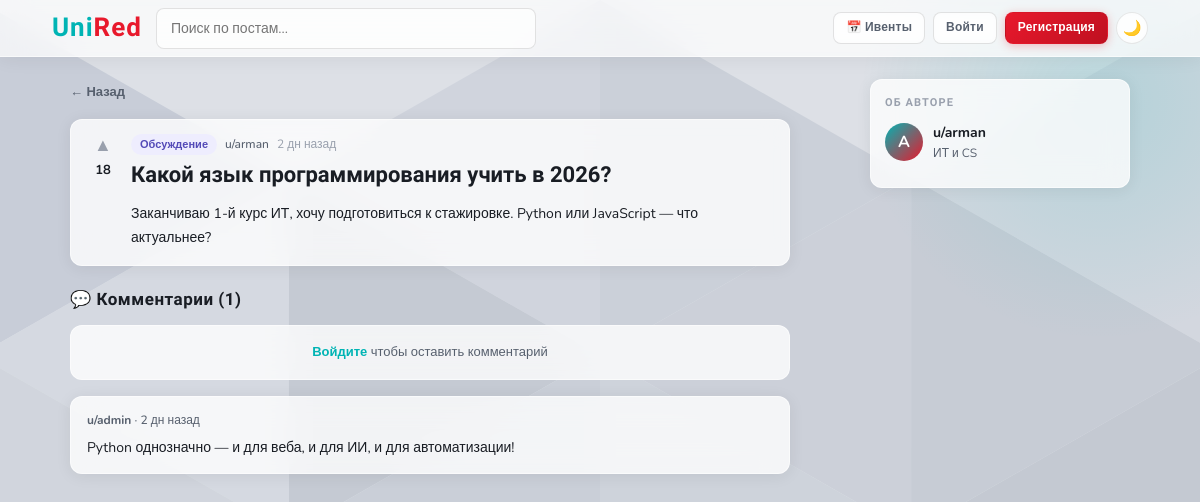
Screenshot of /post/2 with the database file from the repository.
### tables this page shows
CREATE TABLE posts (
            id INTEGER PRIMARY KEY AUTOINCREMENT,
            user_id INTEGER NOT NULL,
            title TEXT NOT NULL,
            body TEXT NOT NULL,
            tag TEXT DEFAULT 'discuss',
            votes INTEGER DEFAULT 0,
            pinned INTEGER DEFAULT 0,
            created_at TEXT DEFAULT (datetime('now')),
            FOREIGN KEY (user_id) REFERENCES users(id)
        );

CREATE TABLE users (
            id INTEGER PRIMARY KEY AUTOINCREMENT,
            username TEXT UNIQUE NOT NULL,
            email TEXT UNIQUE NOT NULL,
            password TEXT NOT NULL,
            faculty TEXT DEFAULT '',
            role TEXT DEFAULT 'student',
            created_at TEXT DEFAULT (datetime('now'))
        , bio TEXT DEFAULT '');

CREATE TABLE comments (
            id INTEGER PRIMARY KEY AUTOINCREMENT,
            post_id INTEGER NOT NULL,
            user_id INTEGER NOT NULL,
            body TEXT NOT NULL,
            created_at TEXT DEFAULT (datetime('now')),
            FOREIGN KEY (post_id) REFERENCES posts(id),
            FOREIGN KEY (user_id) REFERENCES users(id)
        );

### app.py (the view)
@app.route('/post/<int:post_id>')
def post_detail(post_id):
    conn = get_db()
    post = conn.execute('SELECT p.*, u.username, u.faculty FROM posts p JOIN users u ON p.user_id=u.id WHERE p.id=?', (post_id,)).fetchone()
    if not post: conn.close(); return redirect(url_for('index'))
    comments = conn.execute('SELECT c.*, u.username FROM comments c JOIN users u ON c.user_id=u.id WHERE c.post_id=? ORDER BY c.created_at ASC', (post_id,)).fetchall()
    attachments = conn.execute('SELECT * FROM attachments WHERE post_id=?', (post_id,)).fetchall()
    conn.close()
    user = current_user()
    return render_template('post.html', post=post, comments=comments, attachments=attachments, user=user)

### app.py (called while the page is built)
def get_db():
    conn = sqlite3.connect(DB)
    conn.row_factory = sqlite3.Row
    return conn

def current_user():
    if 'user_id' in session:
        conn = get_db()
        user = conn.execute('SELECT * FROM users WHERE id=?', (session['user_id'],)).fetchone()
        conn.close()
        return user
    return None

def time_ago(dt_str):
    try:
        dt = datetime.strptime(dt_str, '%Y-%m-%d %H:%M:%S')
        diff = datetime.now() - dt
        if diff.seconds < 60: return 'только что'
        if diff.seconds < 3600: return f'{diff.seconds//60} мин назад'
        if diff.days == 0: return f'{diff.seconds//3600} ч назад'
        if diff.days == 1: return 'вчера'
        return f'{diff.days} дн назад'
    except:
        return dt_str

### templates/post.html (shortened to what this page needs)
{% extends "base.html" %}
{% block content %}
<div style="max-width:1100px;margin:0 auto;padding:22px 20px;display:grid;grid-template-columns:1fr 260px;gap:20px;align-items:start">
<div class="detail-wrap">
  <a href="/" style="font-size:13px;color:var(--muted);display:inline-flex;align-items:center;gap:4px;margin-bottom:16px;font-weight:600">← Назад</a>
  <div class="post-card" style="margin-bottom:20px">
    <div class="vote-col">
      <button class="vote-btn" data-id="{{ post.id }}" onclick="vote({{ post.id }}, this)">▲</button>
      <span class="vote-count" id="votes-{{ post.id }}">{{ post.votes }}</span>
    </div>
    <div class="post-body-wrap">
      <div class="post-meta">
        <span class="tag-badge tag-{{ post.tag }}">
          {% if post.tag=='news' %}Новости{% elif post.tag=='event' %}Ивент{% elif post.tag=='discuss' %}Обсуждение{% elif post.tag=='help' %}Вопрос{% elif post.tag=='admin' %}Объявление{% else %}{{ post.tag }}{% endif %}
        </span>
        <span class="post-author">u/{{ post.username }}</span>
        <span class="post-time">{{ time_ago(post.created_at) }}</span>
      </div>
      <div style="font-family:'Rajdhani',sans-serif;font-size:22px;font-weight:700;margin-bottom:12px;line-height:1.3">{{ post.title }}</div>
      <div style="font-size:14px;line-height:1.75;color:var(--text);white-space:pre-line">{{ post.body }}</div>
    </div>
  </div>
  <div class="comments-title">💬 Комментарии ({{ comments|length }})</div>
  {% if user %}
  <div class="comment-form">
    <form method="post" action="/comment/{{ post.id }}">
      <textarea name="body" placeholder="Напишите комментарий..." required></textarea>
      <div style="display:flex;justify-content:flex-end">
        <button type="submit" class="btn btn-teal btn-sm">Отправить</button>
      </div>
    </form>
  </div>
  {% else %}
  <div style="background:var(--surface);backdrop-filter:var(--glass);border:1px solid var(--border);border-radius:var(--radius);padding:16px;margin-bottom:16px;text-align:center;font-size:13px;color:var(--muted)">
    <a href="/login" style="color:var(--teal);font-weight:700">Войдите</a> чтобы оставить комментарий
  </div>
  {% endif %}
  {% for c in comments %}
  <div class="comment-box">
    <div class="comment-meta"><strong>u/{{ c.username }}</strong> · {{ time_ago(c.created_at) }}</div>
    <div class="comment-body">{{ c.body }}</div>
  </div>
  {% else %}
  <div class="empty" style="padding:30px 0">
    <p style="color:var(--hint)">Комментариев пока нет. Будьте первым!</p>
  </div>
  {% endfor %}
</div>
<div>
  <div class="sidebar-card">
    <div class="sidebar-card-title">Об авторе</div>
    <div style="display:flex;align-items:center;gap:10px;margin-bottom:10px">
      <div class="avatar" style="width:38px;height:38px;font-size:16px">{{ post.username[0].upper() }}</div>
      <div>
        <div style="font-weight:700;font-size:14px">u/{{ post.username }}</div>
        {% if post.faculty %}<div style="font-size:12px;color:var(--muted)">{{ post.faculty }}</div>{% endif %}
      </div>
    </div>
  </div>
</div>
</div>
{% endblock %}

### templates/base.html (style rules this page uses)
:root { --bg: #dde0e6; --surface: rgba(255,255,255,0.78); --surface-solid: #ffffff; --border: rgba(255,255,255,0.55); --border-dark: rgba(0,0,0,0.08); --text: #191d24; --muted: #57606e; --hint: #99a0ad; --accent: #e8192c; --accent-light: #ffeaec; --teal: #00b4b4; --teal-dark: #009090; --teal-light: #e0f7f7; --blue: #185fa5; --blue-light: #e6f1fb; --green: #1d9e75; --green-light: #e1f5ee; --purple: #534ab7; --purple-light: #eeedfe; --amber: #ba7517; --amber-light: #faeeda; --radius: 12px; --radius-sm: 8px; --glass: blur(14px); --shadow: 0 2px 16px rgba(0,0,0,0.07); --shadow-md: 0 4px 24px rgba(0,0,0,0.1); }
* { box-sizing: border-box; margin: 0; padding: 0; }
body { font-family: 'Nunito', sans-serif; color: var(--text); line-height: 1.6; font-size: 15px; min-height: 100vh; background: var(--bg); position: relative; }
body::before { content: ''; position: fixed; inset: 0; z-index: -2; }
body::after { content: ''; position: fixed; top: -150px; right: -150px; z-index: -1; width: 500px; height: 500px; border-radius: 50%; background: radial-gradient(circle, rgba(0,180,180,0.15) 0%, transparent 68%); pointer-events: none; }
a { color: inherit; text-decoration: none; }
.avatar { width: 28px; height: 28px; border-radius: 50%; background: linear-gradient(135deg, var(--teal), var(--accent)); color: #fff; display: flex; align-items: center; justify-content: center; font-size: 12px; font-weight: 700; flex-shrink: 0; }
.sidebar-card { background: var(--surface); backdrop-filter: var(--glass); -webkit-backdrop-filter: var(--glass); border: 1px solid var(--border); border-radius: var(--radius); padding: 14px; margin-bottom: 12px; box-shadow: var(--shadow); }
.sidebar-card-title { font-family: 'Rajdhani', sans-serif; font-size: 11px; font-weight: 700; color: var(--hint); text-transform: uppercase; letter-spacing: 0.1em; margin-bottom: 10px; }
.post-card { background: var(--surface); backdrop-filter: var(--glass); -webkit-backdrop-filter: var(--glass); border: 1px solid var(--border); border-radius: var(--radius); padding: 14px 16px; margin-bottom: 10px; display: flex; gap: 12px; transition: all 0.18s; box-shadow: var(--shadow); }
.vote-col { display: flex; flex-direction: column; align-items: center; gap: 4px; min-width: 32px; }
.vote-btn { background: none; border: none; cursor: pointer; color: var(--hint); font-size: 18px; line-height: 1; padding: 2px; border-radius: 4px; transition: all 0.12s; }
.vote-count { font-size: 13px; font-weight: 700; color: var(--text); }
.post-body-wrap { flex: 1; min-width: 0; }
.post-meta { display: flex; align-items: center; gap: 8px; margin-bottom: 6px; flex-wrap: wrap; }
.tag-badge { font-size: 11px; font-weight: 700; padding: 2px 9px; border-radius: 20px; }
.tag-discuss { background: var(--purple-light); color: var(--purple); }
.post-author { font-size: 12px; color: var(--muted); font-weight: 500; }
.post-time { font-size: 12px; color: var(--hint); }
.detail-wrap { max-width: 720px; }
.comment-box { background: var(--surface); backdrop-filter: var(--glass); border: 1px solid var(--border); border-radius: var(--radius); padding: 14px 16px; margin-bottom: 10px; box-shadow: var(--shadow); }
.comment-meta { font-size: 12px; color: var(--muted); margin-bottom: 6px; font-weight: 500; }
.comment-body { font-size: 14px; line-height: 1.65; }
.comments-title { font-family: 'Rajdhani', sans-serif; font-size: 17px; font-weight: 700; margin: 20px 0 12px; letter-spacing: 0.03em; }

### rows the page displays
posts: votes "18", created_at "2 дн назад", title "Какой язык программирования учить в 2026?", body "Заканчиваю 1-й курс ИТ, хочу подготовиться к стажировке. Python или JavaScript — что актуальнее?"
users: username "arman", username "A", faculty "ИТ и CS"
comments: username "admin", created_at "2 дн назад", body "Python однозначно — и для веба, и для ИИ, и для автоматизации!"

### other values shown
{{ comments|length }} "1"
